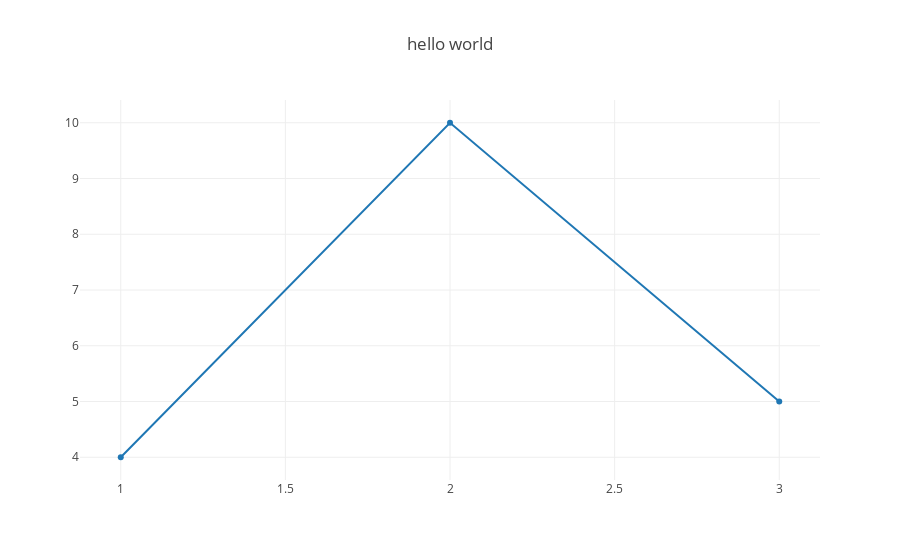

Notebook code cell kept with this figure:
### Code cell
plotly.offline.iplot({"data": [{"x": [1, 2, 3],"y": [4, 10, 5]}],"layout": {"title": "hello world"}},
                    config={'displayModeBar': False, 'showLink': False}, 
                    image_width=50, image_height=50)

### Figure 1 — Plotly figure (JSON) as saved in the notebook; plotly's stock layout.template omitted (floating-point values rounded to 4 significant figures)
{"data": [{"x": [1, 2, 3], "y": [4, 10, 5]}], "layout": {"title": "hello world"}}
